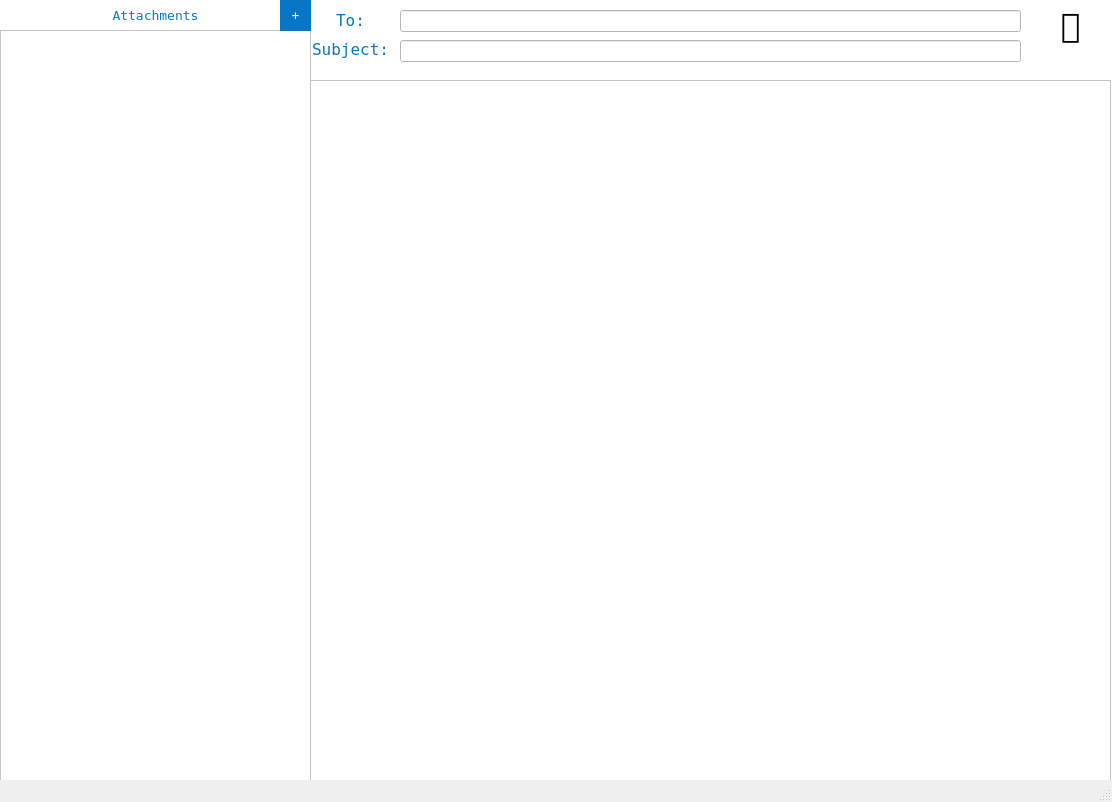
<?xml version="1.0" encoding="UTF-8"?>
<ui version="4.0">
 <class>MainWindow</class>
 <widget class="QMainWindow" name="MainWindow">
  <property name="geometry">
   <rect>
    <x>0</x>
    <y>0</y>
    <width>1112</width>
    <height>802</height>
   </rect>
  </property>
  <property name="sizePolicy">
   <sizepolicy hsizetype="Fixed" vsizetype="Fixed">
    <horstretch>0</horstretch>
    <verstretch>0</verstretch>
   </sizepolicy>
  </property>
  <property name="font">
   <font>
    <family>DejaVu Sans Mono</family>
    <pointsize>10</pointsize>
    <weight>50</weight>
    <italic>false</italic>
    <bold>false</bold>
   </font>
  </property>
  <property name="windowTitle">
   <string>Secure Outlook</string>
  </property>
  <property name="styleSheet">
   <string notr="true">font: 10pt &quot;DejaVu Sans Mono&quot;;
</string>
  </property>
  <widget class="QWidget" name="centralwidget">
   <property name="styleSheet">
    <string notr="true">background-color: rgb(255, 255, 255);</string>
   </property>
   <widget class="QLabel" name="Text_2">
    <property name="geometry">
     <rect>
      <x>0</x>
      <y>0</y>
      <width>311</width>
      <height>31</height>
     </rect>
    </property>
    <property name="styleSheet">
     <string notr="true">color: rgb(7, 119, 197);
font: 75 16pt &quot;Cambria&quot;;</string>
    </property>
    <property name="text">
     <string>Attachments</string>
    </property>
    <property name="alignment">
     <set>Qt::AlignCenter</set>
    </property>
   </widget>
   <widget class="QPushButton" name="addbtn">
    <property name="geometry">
     <rect>
      <x>280</x>
      <y>0</y>
      <width>31</width>
      <height>31</height>
     </rect>
    </property>
    <property name="styleSheet">
     <string notr="true">color: rgb(255, 255, 255);
font: 75 16pt &quot;Cambria&quot;;
background-color:rgb(7, 119, 197);
border-radius:50%;
border: none;
</string>
    </property>
    <property name="text">
     <string>+</string>
    </property>
   </widget>
   <widget class="QListWidget" name="listWidget">
    <property name="geometry">
     <rect>
      <x>0</x>
      <y>30</y>
      <width>311</width>
      <height>751</height>
     </rect>
    </property>
    <property name="horizontalScrollBarPolicy">
     <enum>Qt::ScrollBarAlwaysOff</enum>
    </property>
   </widget>
   <widget class="QLabel" name="Text_4">
    <property name="geometry">
     <rect>
      <x>310</x>
      <y>10</y>
      <width>81</width>
      <height>21</height>
     </rect>
    </property>
    <property name="styleSheet">
     <string notr="true">color: rgb(7, 119, 197);
font: 75 12pt;</string>
    </property>
    <property name="text">
     <string>To:</string>
    </property>
    <property name="alignment">
     <set>Qt::AlignCenter</set>
    </property>
   </widget>
   <widget class="QLabel" name="Text_7">
    <property name="geometry">
     <rect>
      <x>310</x>
      <y>40</y>
      <width>81</width>
      <height>31</height>
     </rect>
    </property>
    <property name="styleSheet">
     <string notr="true">color: rgb(7, 119, 197);
font: 75 12pt;</string>
    </property>
    <property name="text">
     <string>Subject:</string>
    </property>
    <property name="alignment">
     <set>Qt::AlignHCenter|Qt::AlignTop</set>
    </property>
   </widget>
   <widget class="QLineEdit" name="toEdit">
    <property name="geometry">
     <rect>
      <x>400</x>
      <y>10</y>
      <width>621</width>
      <height>22</height>
     </rect>
    </property>
   </widget>
   <widget class="QLineEdit" name="subjectEdit">
    <property name="geometry">
     <rect>
      <x>400</x>
      <y>40</y>
      <width>621</width>
      <height>22</height>
     </rect>
    </property>
   </widget>
   <widget class="QTextEdit" name="textEdit">
    <property name="geometry">
     <rect>
      <x>310</x>
      <y>80</y>
      <width>801</width>
      <height>701</height>
     </rect>
    </property>
   </widget>
   <widget class="QPushButton" name="sendbtn">
    <property name="geometry">
     <rect>
      <x>1040</x>
      <y>0</y>
      <width>61</width>
      <height>51</height>
     </rect>
    </property>
    <property name="styleSheet">
     <string notr="true">font: 75 25pt;
border: none;
</string>
    </property>
    <property name="text">
     <string>📨</string>
    </property>
   </widget>
   <zorder>subjectEdit</zorder>
   <zorder>Text_2</zorder>
   <zorder>Text_4</zorder>
   <zorder>Text_7</zorder>
   <zorder>toEdit</zorder>
   <zorder>listWidget</zorder>
   <zorder>addbtn</zorder>
   <zorder>textEdit</zorder>
   <zorder>sendbtn</zorder>
  </widget>
  <widget class="QStatusBar" name="statusbar"/>
 </widget>
 <resources/>
 <connections/>
</ui>
